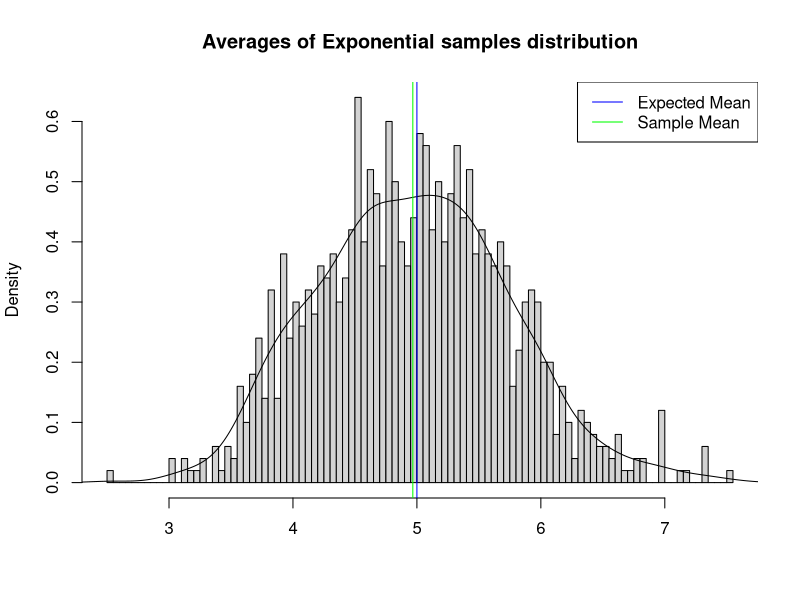

Generate this figure with R:
## ---- chunk 1
lambda <- 0.2
lambda
## ---- chunk 2
expected_mean <- 1/lambda 
expected_mean
## ---- chunk 3
sample_means = NULL
for (i in 1 : 1000){
  sample_means = c(sample_means, mean(rexp(40, lambda)))  
} 
## ---- chunk 4
sample_mean <- mean(sample_means)
sample_mean
## ---- chunk 5
hist(sample_means, breaks=80, prob=TRUE,
     main="Averages of Exponential samples distribution",
     xlab="")
lines(density(sample_means))
abline(v=expected_mean, col ="blue")
abline(v=sample_mean, col ="green")
legend("topright", c("Expected Mean", "Sample Mean"), 
       col=c("blue", "green"), lwd=1)
